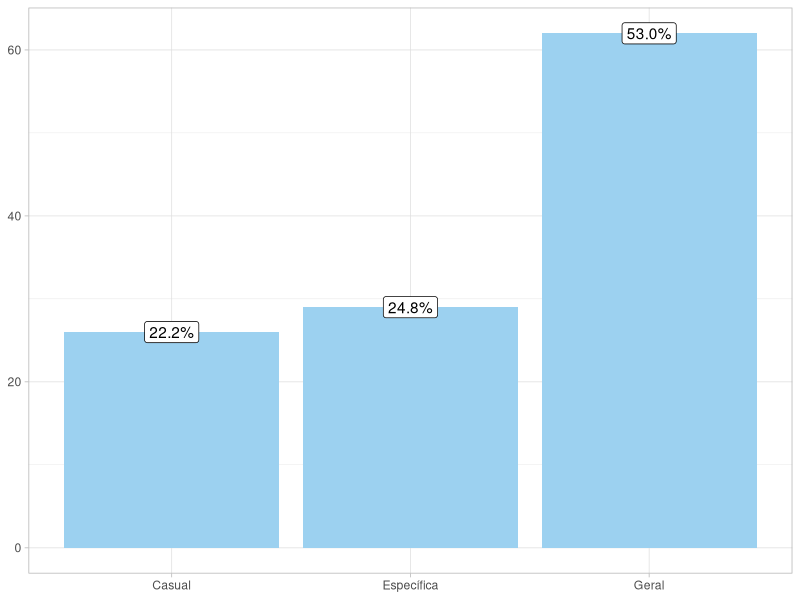
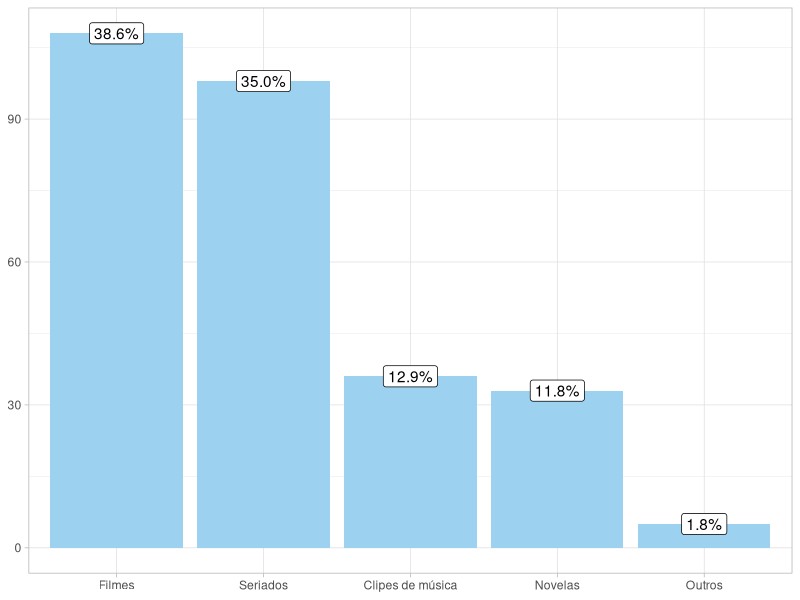
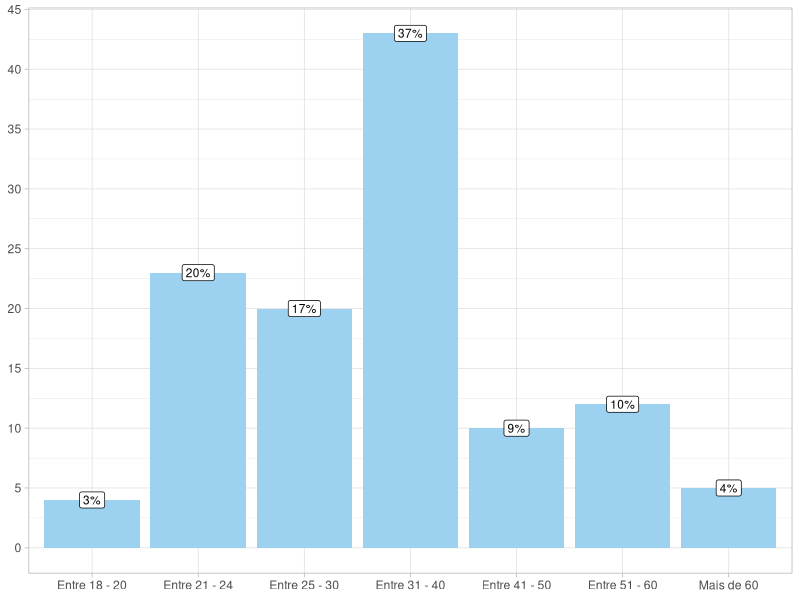
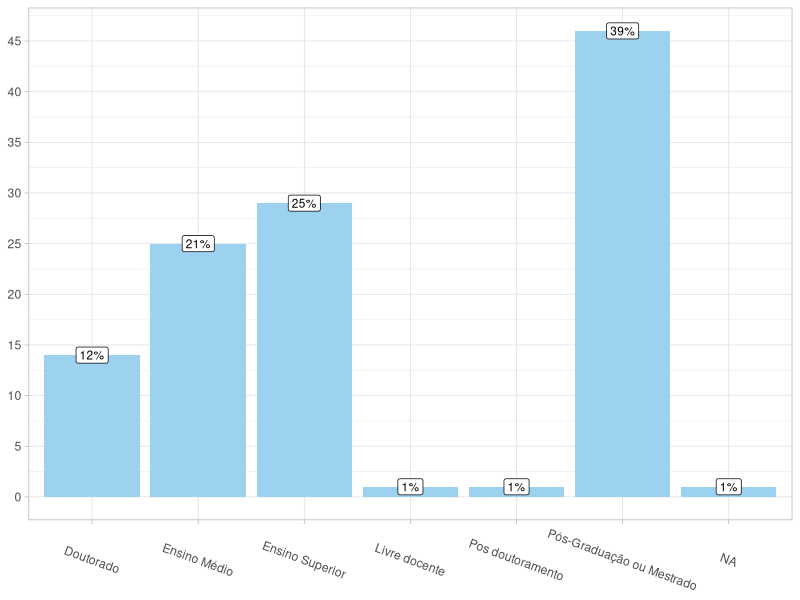
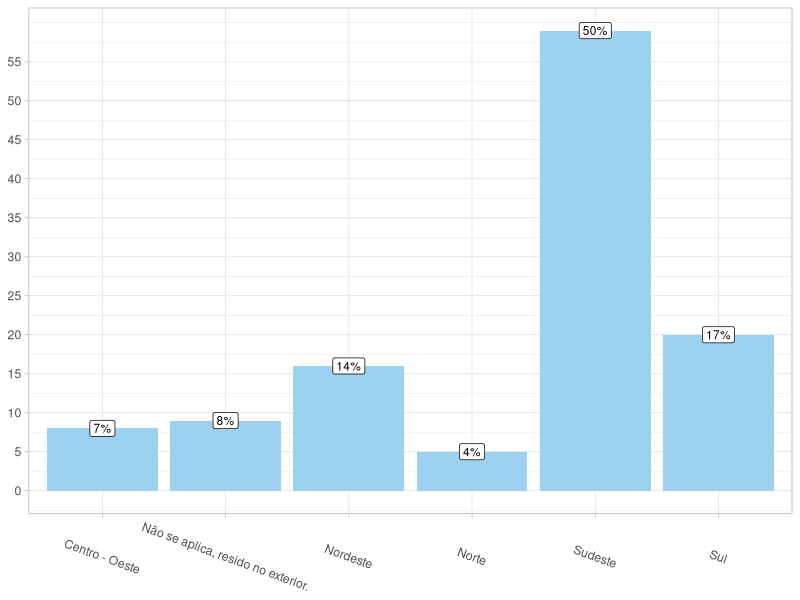
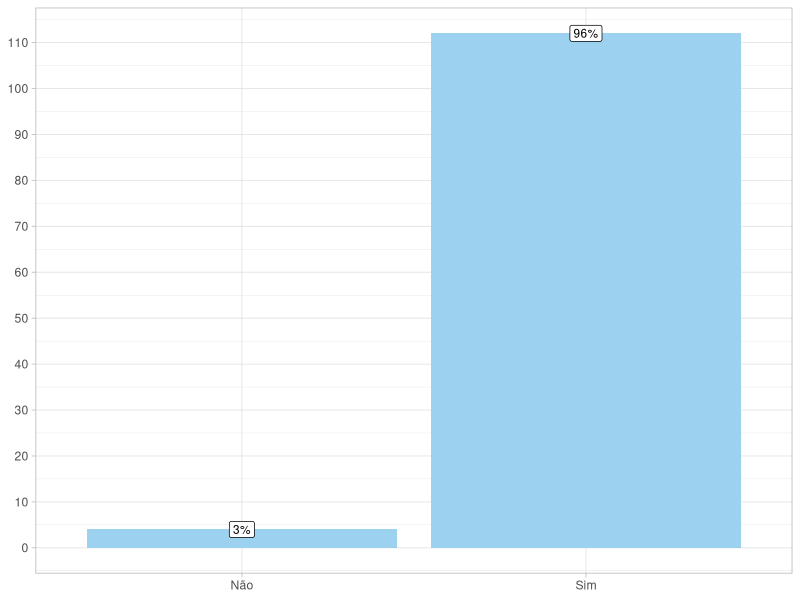
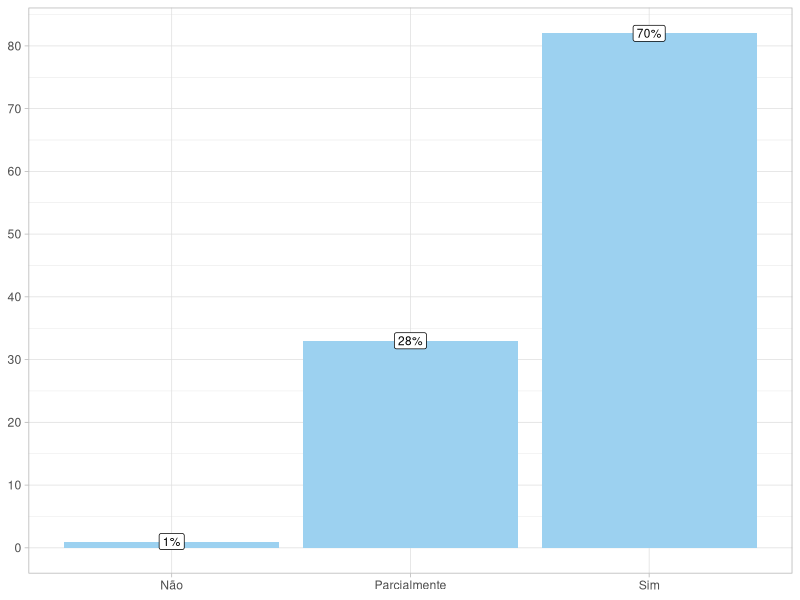
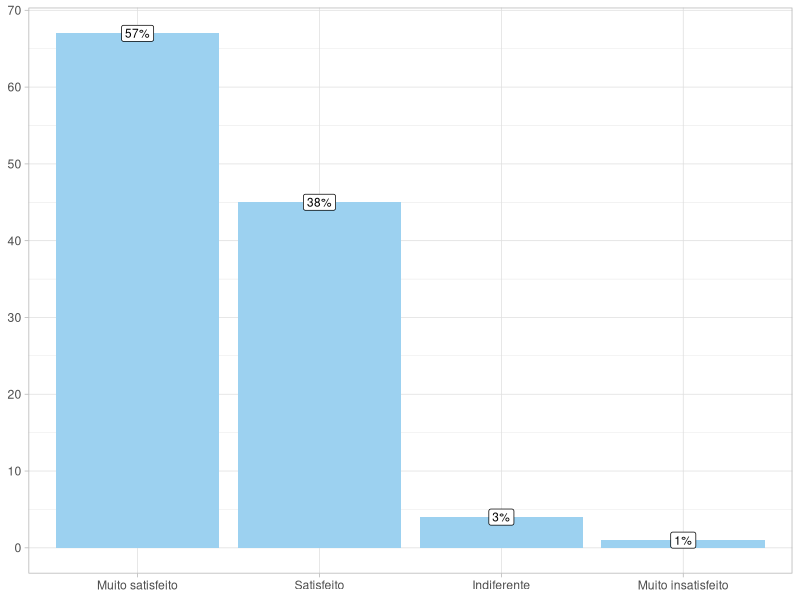

These charts were generated, in order, by the following R code:
## ---- chunk 1
knitr::opts_chunk$set(warning = FALSE, echo = TRUE, message = FALSE)
## ---- chunk 2

#Pacotes utilizados

# install.packages("readxl")
# install.packages("tidyverse")
# install.packages("ggridges")
# install.packages("scales")
# install.packages("gmodels")
# install.packages("ggplot2")
# install.packages("caret")
# install.packages("leaps")
# install.packages("MASS")
# install.packages("dplyr")
# install.packages("reshape2")
# install.packages("ggridges")
# install.packages("kableExtra")
# install.packages("formattable")


library(ggplot2)
library(caret)
library(leaps)
library(MASS)
library(dplyr)
library(readxl)
library(tidyverse)
library(reshape2)
library(ggridges)
library(scales)
library(gmodels)
library(tidyr)
library(knitr)
library(magrittr)
# library(kableExtra)
library(formattable)
## ---- chunk 3
#Leitura e organizacao dos dados

banco <- read_excel("respostas.xlsx", sheet = "Respostas ao formulário 1")
banco <- as.data.frame(banco)

banco_principais <- as.data.frame(banco[,c(3,4,5,6,7,8,9,10,11,12,13,14,15,16,17,18,20,21,23,24,26,28)])

## ---- chunk 4
names(banco_principais)[7] <- 'X'

# Vou separar a coluna 7 em outras colunas para podermos trabalhar melhor com os dados

# Funcao para checar se opcao foi marcada
check_option <- function(string, option) {
  options <- strsplit(string, ", ")[[1]]
  if (option %in% options) {
    return('1')
  } else {
    return('0')
  }
}

# Apply the function to each row and create new columns
banco_principais <- banco_principais %>%
  mutate(Filmes = sapply(X, check_option, option = "Filmes"),
         Novelas = sapply(X, check_option, option = "Novelas"),
         Seriados = sapply(X, check_option, option = "Seriados"),
         Clipes_de_musica = sapply(X, check_option, option = "Clipes de musica"),
         'Outro audiovisual' = sapply(X, check_option, option = "Outros"))

# Optionally, you can convert the new columns to factors
banco_principais[, c("Filmes", "Novelas", "Seriados", "Clipes_de_musica", "Outros")] <- lapply(banco_principais[, c("Filmes", "Novelas", "Seriados", "Clipes_de_musica", "Outro audiovisual")], as.factor)

#removendo a coluna que dava todos dados juntos
banco_principais <- subset(banco_principais, select = -X)

## ---- chunk 5
names(banco_principais)[9] <- 'X'

# Vou separar a coluna 7 em outras colunas para podermos trabalhar melhor com os dados

# Funcao para checar se opcao foi marcada
check_option <- function(string, option) {
  options <- strsplit(string, ", ")[[1]]
  if (option %in% options) {
    return(as.factor('1'))
  } else {
    return(as.factor('0'))
  }
}

# Apply the function to each row and create new columns
banco_principais <- banco_principais %>%
  mutate('Netflix' = sapply(X, check_option, option = "Netflix"),
         Globoplay = sapply(X, check_option, option = "Globoplay"),
         'Amazon Prime Vídeo' = sapply(X, check_option, option = "Amazon Prime Vídeo"),
         'HBO Max' = sapply(X, check_option, option = "HBO Max"),
         'Disney+' = sapply(X, check_option, option = "Disney+"),
         'Telecine' = sapply(X, check_option, option = "Telecine"),
         'Star+' = sapply(X, check_option, option = "Star+"),
         Viki = sapply(X, check_option, option = "Viki"),
         'Outros streamig' = sapply(X, check_option, option = "Outros"))
         

#removendo a coluna que dava todos dados juntos
banco_principais <- subset(banco_principais, select = -X)
## ---- chunk 6
names(banco_principais)[12] <- 'X'

check_option <- function(string, option) {
  options <- strsplit(gsub("\\., ", "--",string), "--")[[1]]
  if (option %in% options) {
    return(as.factor('1'))
  } else {
    return(as.factor('0'))
  }
}

# Apply the function to each row and create new columns

banco_principais <- banco_principais %>% 
  mutate("Conhecer lugares retratados nas telas, incluindo cenários, paisagens, clima, culturas, etc" = sapply(X, check_option, option = "Conhecer lugares retratados nas telas, incluindo cenários, paisagens, clima, culturas, etc."),
         "Outra motivação" = sapply(X, check_option, option = "Outros"),
         "Outros (Audiovisual)" = sapply(X, check_option, option = "Outros (Audiovisual)"),
         "Obter mais informações sobre o filme: enredo, trama, gênero, etc" = sapply(X, check_option, option = "Obter mais informações sobre o filme: enredo, trama, gênero, etc."),
         "Conhecer personagens (Celebridades)" = sapply(X, check_option, option = "Conhecer personagens (Celebridades)"))
        
#removendo a coluna que dava todos dados juntos
banco_principais <- subset(banco_principais, select = -X)
## ---- chunk 7
names(banco_principais)[13] <- 'X'

check_option <- function(string, option) {
  options <- strsplit(gsub("\\., ", "--",string), "--")[[1]]
  if (option %in% options) {
    return(as.factor('1'))
  } else {
    return(as.factor('0'))
  }
}

# Apply the function to each row and create new columns

banco_principais <- banco_principais %>% 
  mutate("Visita a parques, praças e espaços na natureza exibidos na tela" = sapply(X, check_option, option = "Visita a parques, praças e espaços na natureza exibidos na tela"),
         "Visita a Parques temáticos baseados em atrações inspiradas em séries, filmes, etc" = sapply(X, check_option, option = "Visita a Parques temáticos baseados em atrações inspiradas em séries, filmes, etc"),
         "Visita a cenários internos ou externos onde foram filmadas" = sapply(X, check_option, option = "Visita a cenários internos ou externos onde foram filmadas"),
         "Desfrute da gastronomia retratada na tela, incluindo alimentos e bebidas" = sapply(X, check_option, option = "Desfrute da gastronomia retratada na tela, incluindo alimentos e bebidas"),
         "Participação em eventos relacionados a filmes" = sapply(X, check_option, option = "Participação em eventos relacionados a filmes"),
         "Visita a estabelecimentos exibidos na tela, como bares, restaurantes e outros" = sapply(X, check_option, option = "Visita a estabelecimentos exibidos na tela, como bares, restaurantes e outros"),
         "Realização de roteiros guiados em locais de filmagem" = sapply(X, check_option, option = "Realização de roteiros guiados em locais de filmagem"),
         "Outra atividade" = sapply(X, check_option, option = "Outros"),
         "Visita a patrimônios culturais exibidos na tela" = sapply(X, check_option, option = "Visita a patrimônios culturais exibidos na tela"))

#removendo a coluna que dava todos dados juntos
banco_principais <- subset(banco_principais, select = -X)
## ---- chunk 8
banco %>% 
  group_by(`12. A experiência turística e/ou cinematográfica vivida neste destino foi:`) %>% 
  summarise(Quantidade=n()) %>% 
  mutate(Percentual = percent(Quantidade/sum(Quantidade),1)) %>% 
  ggplot(aes(x=`12. A experiência turística e/ou cinematográfica vivida neste destino foi:`, y=Quantidade, 
           label = Percentual)) + 
  geom_bar(stat = "identity",position = "dodge", fill="#9cd1f0") +
  geom_label(position = position_dodge(width = 1), show.legend = F, ) +
  theme(plot.title=element_text(hjust = 0.5, size=11, face = "bold")) + 
  theme_light() +
  theme(axis.title.y = element_blank()) + 
  theme(axis.title.x = element_blank()) +
  theme(legend.title = element_text(size = 10))
## ---- chunk 9
dado <- strsplit(banco$`7. Quais os tipos de produção audiovisual você mais gosta de assistir? Se necessário, marque mais de uma opção.`, ",")

dado <- str_trim(unlist(dado))

coluna <- unique(dado)
data <- data.frame(matrix(nrow = 1, ncol = 5))
colnames(data) = coluna

data <- data %>%
  mutate(Filmes = sum(dado == "Filmes")) %>% 
  mutate(Novelas = sum(dado == "Novelas")) %>% 
  mutate(Seriados = sum(dado == "Seriados")) %>% 
  mutate('Clipes de música' = sum(dado == "Clipes de música")) %>% 
  mutate(Outros = sum(dado == "Outros"))

data <- melt(data)

data %>% 
  mutate(Percentual = percent(value/sum(value),1)) %>% 
  ggplot(aes(x=reorder(variable, -value), y=value, label = Percentual)) + 
  geom_bar(stat = "identity", position = "dodge", fill ='#9cd1f0') +
  geom_label(position = position_dodge(width = 1), show.legend = F) +
  theme_light() +
  theme(axis.title.y = element_blank()) + 
  theme(axis.title.x = element_blank()) +
  theme(legend.title = element_text(size = 10))

## ---- chunk 10
banco %>% 
  group_by(`2. Faixa etária:`) %>% 
  summarise(Quantidade=n()) %>% 
  mutate(Percentual = percent(Quantidade/sum(Quantidade),0)) %>% 
  ggplot(aes(x=`2. Faixa etária:`, y=Quantidade, label = Percentual)) + 
  geom_bar(stat = "identity",position = "dodge", fill="#9cd1f0") +
  geom_label(position = position_dodge(width = 1), show.legend = F, size=3) +
  scale_y_continuous(breaks = seq(0,100,5)) +
  theme_light() +
  theme(axis.title.y = element_blank()) + 
  theme(axis.title.x = element_blank()) +
  theme(legend.title = element_text(size = 10))


## ---- chunk 11
banco %>% 
  group_by(`4. Nível de escolaridade concluído:`) %>% 
  summarise(Quantidade=n()) %>% 
  mutate(Percentual = percent(Quantidade/sum(Quantidade),0)) %>% 
  ggplot(aes(x=`4. Nível de escolaridade concluído:`, y=Quantidade, label = Percentual)) + 
  geom_bar(stat = "identity",position = "dodge", fill="#9cd1f0") +
  geom_label(position = position_dodge(width = 1), show.legend = F, size=3) +
  scale_y_continuous(breaks = seq(0,55,5)) +
  theme_light() +
  theme(axis.title.y = element_blank()) + 
  theme(axis.title.x = element_blank()) +
  theme(legend.title = element_text(size = 10)) +
  theme(axis.text.x = element_text(angle = -20, vjust = 0.5, hjust=0.5))
## ---- chunk 12
banco %>% 
  group_by(`5. Em qual região do Brasil você reside atualmente?`) %>% 
  summarise(Quantidade=n()) %>% 
  mutate(Percentual = percent(Quantidade/sum(Quantidade),0)) %>% 
  ggplot(aes(x=`5. Em qual região do Brasil você reside atualmente?`, y=Quantidade, label = Percentual)) + 
  geom_bar(stat = "identity",position = "dodge", fill="#9cd1f0") +
  geom_label(position = position_dodge(width = 1), show.legend = F, size=3) +
  scale_y_continuous(breaks = seq(0,55,5)) +
  theme_light() +
  theme(axis.title.y = element_blank()) + 
  theme(axis.title.x = element_blank()) +
  theme(legend.title = element_text(size = 10)) +
  theme(axis.text.x = element_text(angle = -20, vjust = 0.5, hjust=0.5))
## ---- chunk 13
banco %>% 
  group_by(`9. Você assina alguma plataforma de streaming como Netflix, Amazon Prime, Globo Play, etc.?`) %>% 
  summarise(Quantidade=n()) %>% 
  mutate(Percentual = percent(Quantidade/sum(Quantidade),0)) %>% 
  na.omit(df) %>% 
  ggplot(aes(x=`9. Você assina alguma plataforma de streaming como Netflix, Amazon Prime, Globo Play, etc.?`, y=Quantidade, label = Percentual)) + 
  geom_bar(stat = "identity",position = "dodge", fill="#9cd1f0") +
  geom_label(position = position_dodge(width = 1), show.legend = F, size=3) +
  scale_y_continuous(breaks = seq(0,115,10)) +
  theme_light() +
  theme(axis.title.y = element_blank()) + 
  theme(axis.title.x = element_blank()) +
  theme(legend.title = element_text(size = 10))
## ---- chunk 14
banco %>% 
  group_by(`19. Na sua percepção, os locais retratados na produção audiovisual estavam de acordo com o que você presenciou no local visitado?`) %>% 
  summarise(Quantidade=n()) %>% 
  mutate(Percentual = percent(Quantidade/sum(Quantidade),0)) %>% 
  na.omit() %>% 
  ggplot(aes(x=`19. Na sua percepção, os locais retratados na produção audiovisual estavam de acordo com o que você presenciou no local visitado?`, y=Quantidade, label = Percentual)) + 
  geom_bar(stat = "identity",position = "dodge", fill="#9cd1f0") +
  geom_label(position = position_dodge(width = 1), show.legend = F, size=3) +
  scale_y_continuous(breaks = seq(0,115,10)) +
  theme_light() +
  theme(axis.title.y = element_blank()) + 
  theme(axis.title.x = element_blank()) +
  theme(legend.title = element_text(size = 10))
## ---- chunk 15
banco %>% 
  group_by(`22. Como você classificaria o seu nível de satisfação com a sua viagem induzida pelo audiovisual:`) %>% 
  summarise(Quantidade=n()) %>% 
  mutate(Percentual = percent(Quantidade/sum(Quantidade),0)) %>% 
  ggplot(aes(x=reorder(`22. Como você classificaria o seu nível de satisfação com a sua viagem induzida pelo audiovisual:`, -Quantidade), y=Quantidade, label = Percentual)) + 
  geom_bar(stat = "identity",position = "dodge", fill="#9cd1f0") +
  geom_label(position = position_dodge(width = 1), show.legend = F, size=3) +
  scale_y_continuous(breaks = seq(0,115,10)) +
  theme_light() +
  theme(axis.title.y = element_blank()) + 
  theme(axis.title.x = element_blank()) +
  theme(legend.title = element_text(size = 10))
## ---- chunk 16
dado <- strsplit(banco$`10. Qual? Se necessário, marque mais de uma opção.`, ",")

dado <- str_trim(unlist(dado)) %>% 
  na.omit()

coluna <- unique(dado)
data <- data.frame(matrix(nrow = 1, ncol = 9))
colnames(data) = coluna

data <- data %>%
  mutate(Netflix = sum(dado == "Netflix")) %>% 
  mutate(Globoplay = sum(dado == "Globoplay")) %>% 
  mutate('Disney+' = sum(dado == "Disney+")) %>% 
  mutate('HBO Max' = sum(dado == "HBO Max")) %>% 
  mutate(Telecine = sum(dado == "Telecine")) %>% 
  mutate('Amazon Prime Vídeo' = sum(dado == "Amazon Prime Vídeo")) %>% 
  mutate('Star+' = sum(dado == 'Star+')) %>% 
  mutate(Outros = sum(dado == "Outros")) %>% 
  mutate(Viki = sum(dado == "Viki"))

data <- melt(data)

data %>% 
  mutate(Percentual = percent(value/sum(value),1)) %>% 
  ggplot(aes(x=reorder(variable, -value), y=value, label = Percentual)) + 
  geom_bar(stat = "identity", position = "dodge", fill ='#9cd1f0') +
  geom_label(position = position_dodge(width = 1), show.legend = F) +
  theme_light() +
  theme(axis.title.y = element_blank()) + 
  theme(axis.title.x = element_blank()) +
  theme(legend.title = element_text(size = 10))
## ---- chunk 17
banco %>% 
  group_by(`14. Qual foi a sua principal motivação para realizar essa viagem relacionada com o audiovisual?`) %>% 
  summarise(Quantidade=n()) %>% 
  mutate(Percentual = percent(Quantidade/sum(Quantidade),0)) %>%
  na.omit() %>% 
  ggplot(aes(x=reorder(`14. Qual foi a sua principal motivação para realizar essa viagem relacionada com o audiovisual?`, -Quantidade), y=Quantidade, label = Percentual, fill = reorder(`14. Qual foi a sua principal motivação para realizar essa viagem relacionada com o audiovisual?`, -Quantidade))) + 
  geom_bar(stat = "identity") +
  scale_fill_manual(name="Motivação da viagem", values=c('#368142','#368196',"#69b3a2", "#69b3e2", "#01d8a2")) +
  geom_label(position = position_dodge(width = 1), show.legend = F, size=3) +
  labs(x = NULL) +
  scale_y_continuous(breaks = seq(0,115,10)) +
  theme_light() +
  theme(axis.title.y = element_blank()) + 
  theme(axis.text.x = element_blank()) +
  theme(axis.title.x = element_blank()) +
  theme(legend.title = element_text(size = 10)) +
  theme(legend.position = c(0.6, 0.75))

## ---- chunk 18
banco %>% 
  group_by(`12. A experiência turística e/ou cinematográfica vivida neste destino foi:`, 
           `1. Qual foi o sexo atribuído no seu nascimento?`) %>% 
  summarise(Quantidade=n()) %>% 
  group_by(`1. Qual foi o sexo atribuído no seu nascimento?`) %>% 
  mutate(Percentual = percent(Quantidade/sum(Quantidade),1)) %>% 
  ggplot(aes(x=`1. Qual foi o sexo atribuído no seu nascimento?`, y=Percentual, 
           fill=`12. A experiência turística e/ou cinematográfica vivida neste destino foi:`,
           label = Percentual)) + 
  geom_bar(stat = "identity", position = "dodge") +
  scale_fill_manual(name="Tipo turista", values=c('#9cd1f0','#368196',"#69b3a2")) +
  geom_label(position = position_dodge(width = 1), show.legend = F) +
  theme_light() +
  theme(axis.title.y = element_blank()) + 
  theme(axis.title.x = element_blank()) +
  theme(legend.title = element_text(size = 10))
## ---- chunk 19
banco %>% 
  group_by(`12. A experiência turística e/ou cinematográfica vivida neste destino foi:`, 
           `1. Qual foi o sexo atribuído no seu nascimento?`) %>% 
  summarise(Quantidade=n()) %>% 
  group_by(`12. A experiência turística e/ou cinematográfica vivida neste destino foi:`) %>% 
  mutate(Percentual = percent(Quantidade/sum(Quantidade),1)) %>% 
  ggplot(aes(x=`12. A experiência turística e/ou cinematográfica vivida neste destino foi:`, y=Percentual, 
           fill=`1. Qual foi o sexo atribuído no seu nascimento?`, label = Percentual)) + 
  geom_bar(stat = "identity",position = "dodge") +
  geom_label(position = position_dodge(width = 1), show.legend = F, ) +
  scale_fill_manual(name="Tipo turista", values=c('#9cd1f0','#368196',"#69b3a2")) +
  theme(plot.title=element_text(hjust = 0.5, size=11, face = "bold")) + 
  theme_light() +
  theme(axis.title.y = element_blank()) + 
  theme(axis.title.x = element_blank()) +
  theme(legend.title = element_text(size = 10))
## ---- chunk 20
names(banco_principais) <- c('Sexo', 'Idade', 'Profissao', 'Escolaridade', 'Regiao_residencia',
                             'Cidade', 'Frequencia_audiovisuais', 'Streaming', 'Destino_viagem',
                             'Experiencia', 'Producao', 'Motivacao', 'Finalidade', 'Lazer',
                             'Sentimentos', 'Fidedigno', 'Companhia', 'Satisfacao', 'Expectativas',
                             'Repetiria',"Filmes", "Novelas", "Seriados", "Clipes_de_musica")
